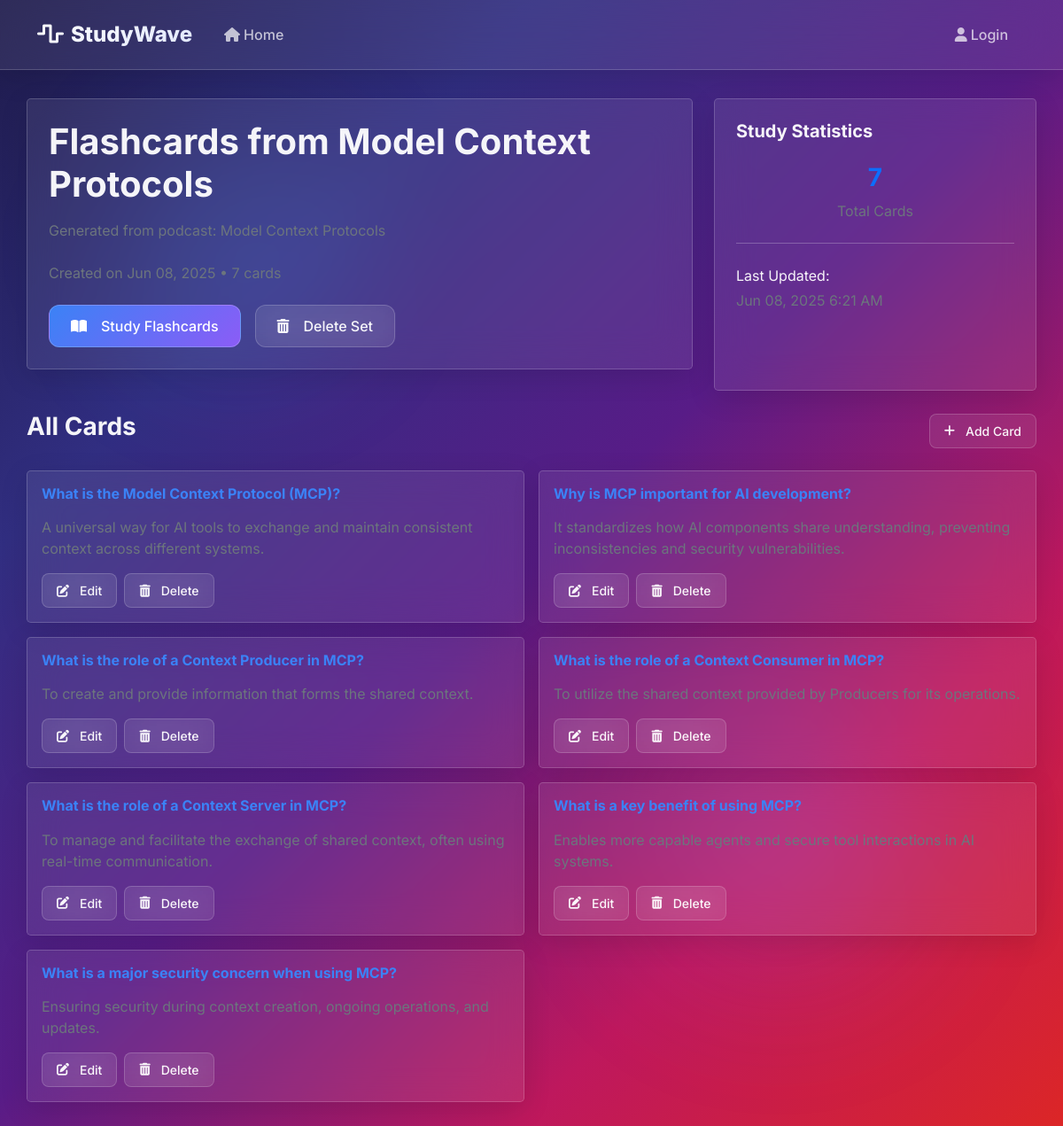
The app's page /flashcards/sets/10/ with its own data.
### flashcards/models.py (models this page shows, shortened)
class FlashcardSet(models.Model):
    title = models.CharField(max_length=200)
    description = models.TextField(blank=True)
    created_by = models.ForeignKey(User, on_delete=models.CASCADE)
    created_at = models.DateTimeField(auto_now_add=True)
    updated_at = models.DateTimeField(auto_now=True)
    podcast = models.ForeignKey(Podcast, null=True, blank=True, on_delete=models.SET_NULL)
    class Meta:
        ordering = ['-created_at']

class Flashcard(models.Model):
    flashcard_set = models.ForeignKey(FlashcardSet, on_delete=models.CASCADE, related_name='flashcards')
    term = models.CharField(max_length=500)
    definition = models.TextField()
    order = models.IntegerField(default=0)
    class Meta:
        ordering = ['order', 'id']

### flashcards/views.py (the view)
# urls.py: path('sets/<int:set_id>/', views.flashcard_set_detail, name='set_detail'),
def flashcard_set_detail(request, set_id):
    flashcard_set = get_object_or_404(FlashcardSet, id=set_id)
    flashcards = flashcard_set.flashcards.all()
    context = {
        'flashcard_set': flashcard_set,
        'flashcards': flashcards,
        'total_cards': flashcards.count(),
    }
    return render(request, 'flashcards/set_detail.html', context)

### flashcards/templates/flashcards/set_detail.html (shortened to what this page needs)
{% extends 'flashcards/base.html' %}
{% block content %}
<div class="row">
    <div class="col-md-8">
        <div class="glass p-4 mb-4 rounded-3">
            <div class="d-flex justify-content-between align-items-start">
                <div>
                    <h1 class="display-6 fw-bold mb-3">{{ flashcard_set.title }}</h1>
                    {% if flashcard_set.description %}
                    <p class="text-secondary mb-4">{{ flashcard_set.description }}</p>
                    {% endif %}
                    <p class="text-muted mb-4">
                        Created on {{ flashcard_set.created_at|date:"M d, Y" }}
                        • {{ total_cards }} cards
                    </p>
                </div>
            </div>
            <div class="d-flex gap-3">
                <a href="{% url 'flashcards:study' flashcard_set.id %}" class="btn-glass btn-glass-primary">
                    <i class="fas fa-book-open me-2"></i>Study Flashcards
                </a>
                <a href="{% url 'flashcards:delete_set' flashcard_set.id %}" class="btn-glass">
                    <i class="fas fa-trash-alt me-2"></i>Delete Set
                </a>
            </div>
        </div>
    </div>
    <div class="col-md-4">
        <div class="glass p-4 rounded-3 h-100">
            <h5 class="fw-bold mb-4">Study Statistics</h5>
            <div class="text-center mb-4">
                <h3 class="text-primary fw-bold">{{ total_cards }}</h3>
                <p class="text-muted">Total Cards</p>
            </div>
            <hr class="my-4" style="border-color: var(--glass-border);">
            <div>
                <p class="mb-1 fw-medium">Last Updated:</p>
                <p class="text-muted">{{ flashcard_set.updated_at|date:"M d, Y g:i A" }}</p>
            </div>
        </div>
    </div>
</div>
{% if flashcards %}
<div class="mt-4">
    <div class="d-flex justify-content-between align-items-center mb-4">
        <h3 class="fw-bold">All Cards</h3>
        <a href="#" class="btn-glass btn-glass-sm">
            <i class="fas fa-plus me-1"></i>Add Card
        </a>
    </div>
    <div class="row g-3">
        {% for flashcard in flashcards %}
        <div class="col-md-6">
            <div class="glass p-3 rounded-3 h-100 glass-hover">
                <h6 class="fw-bold mb-3" style="color: var(--accent-blue);">{{ flashcard.term }}</h6>
                <p class="text-secondary">{{ flashcard.definition }}</p>
                <div class="d-flex gap-2 mt-3">
                    <button class="btn-glass btn-glass-sm">
                        <i class="fas fa-edit me-1"></i>Edit
                    </button>
                    <button class="btn-glass btn-glass-sm">
                        <i class="fas fa-trash-alt me-1"></i>Delete
                    </button>
                </div>
            </div>
        </div>
        {% endfor %}
    </div>
</div>
{% endif %}
{% endblock %}

### flashcards/templates/flashcards/base.html (style rules this page uses)
:root { --glass-bg: rgba(255, 255, 255, 0.08); --glass-hover: rgba(255, 255, 255, 0.12); --glass-border: rgba(255, 255, 255, 0.18); --glass-shadow: 0 8px 32px rgba(0, 0, 0, 0.12); --glass-shadow-hover: 0 16px 48px rgba(0, 0, 0, 0.18); --text-primary: rgba(255, 255, 255, 0.95); --text-secondary: rgba(255, 255, 255, 0.7); --text-muted: rgba(255, 255, 255, 0.5); --accent-blue: #3b82f6; --accent-purple: #8b5cf6; --accent-pink: #ec4899; --border-radius: 16px; --border-radius-lg: 24px; }
* { margin: 0; padding: 0; box-sizing: border-box; }
body { font-family: 'Inter', -apple-system, BlinkMacSystemFont, sans-serif; background: linear-gradient(135deg, #1e1b4b 0%, #312e81 25%, #581c87 50%, #be185d 75%, #dc2626 100%); min-height: 100vh; overflow-x: hidden; position: relative; color: var(--text-primary); }
body::before, body::after { content: ''; position: fixed; border-radius: 50%; filter: blur(80px); z-index: -1; animation: float 20s ease-in-out infinite; }
body::before { width: 300px; height: 300px; background: radial-gradient(circle, rgba(59, 130, 246, 0.3) 0%, transparent 70%); top: 10%; left: 10%; animation-delay: 0s; }
body::after { width: 400px; height: 400px; background: radial-gradient(circle, rgba(139, 92, 246, 0.3) 0%, transparent 70%); bottom: 10%; right: 10%; animation-delay: -10s; }
.glass { background: var(--glass-bg); backdrop-filter: blur(20px); -webkit-backdrop-filter: blur(20px); border: 1px solid var(--glass-border); box-shadow: var(--glass-shadow); }
.glass-hover { transition: all 0.3s cubic-bezier(0.4, 0, 0.2, 1); }
.btn-glass { background: var(--glass-bg); backdrop-filter: blur(20px); border: 1px solid var(--glass-border); color: var(--text-primary); font-weight: 500; padding: 0.7rem 1.5rem; border-radius: 12px; transition: all 0.3s ease; text-decoration: none; display: inline-flex; align-items: center; gap: 0.5rem; }
.btn-glass-primary { background: linear-gradient(135deg, var(--accent-blue), var(--accent-purple)); border: 1px solid rgba(255, 255, 255, 0.2); color: white; }
.btn-glass-sm { padding: 0.5rem 1rem; font-size: 0.875rem; border-radius: 8px; }

### records on screen
FlashcardSet: title "Flashcards from Model Context Protocols", description "Generated from podcast: Model Context Protocols", created_at "Jun 08, 2025", updated_at "Jun 08, 2025 6:21 AM"
Flashcard: term "What is the Model Context Protocol (MCP)?", definition "A universal way for AI tools to exchange and maintain consistent context across different systems."
Flashcard: term "Why is MCP important for AI development?", definition "It standardizes how AI components share understanding, preventing inconsistencies and security vulnerabilities."
Flashcard: term "What is the role of a Context Producer in MCP?", definition "To create and provide information that forms the shared context."
Flashcard: term "What is the role of a Context Consumer in MCP?", definition "To utilize the shared context provided by Producers for its operations."
Flashcard: term "What is the role of a Context Server in MCP?", definition "To manage and facilitate the exchange of shared context, often using real-time communication."
Flashcard: term "What is a key benefit of using MCP?", definition "Enables more capable agents and secure tool interactions in AI systems."
Flashcard: term "What is a major security concern when using MCP?", definition "Ensuring security during context creation, ongoing operations, and updates."

### other values on screen
{{ total_cards }} "7"
